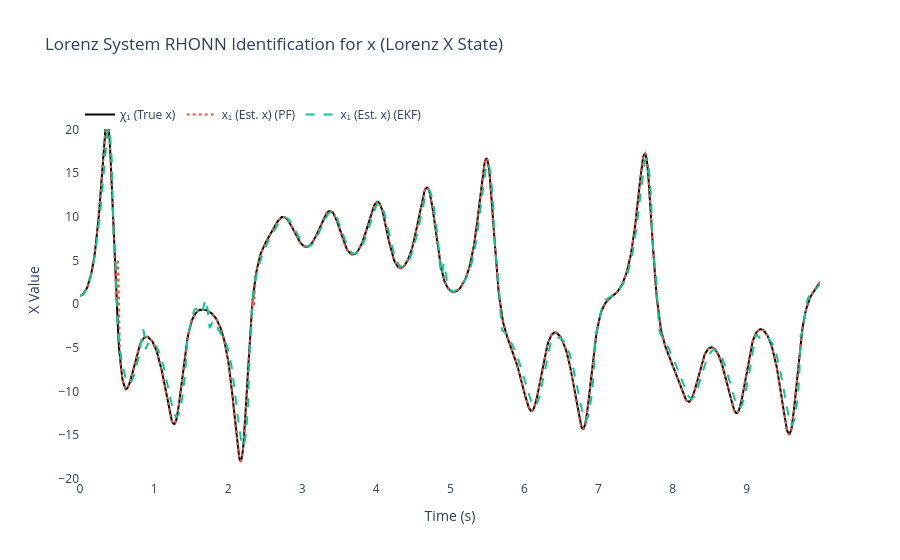
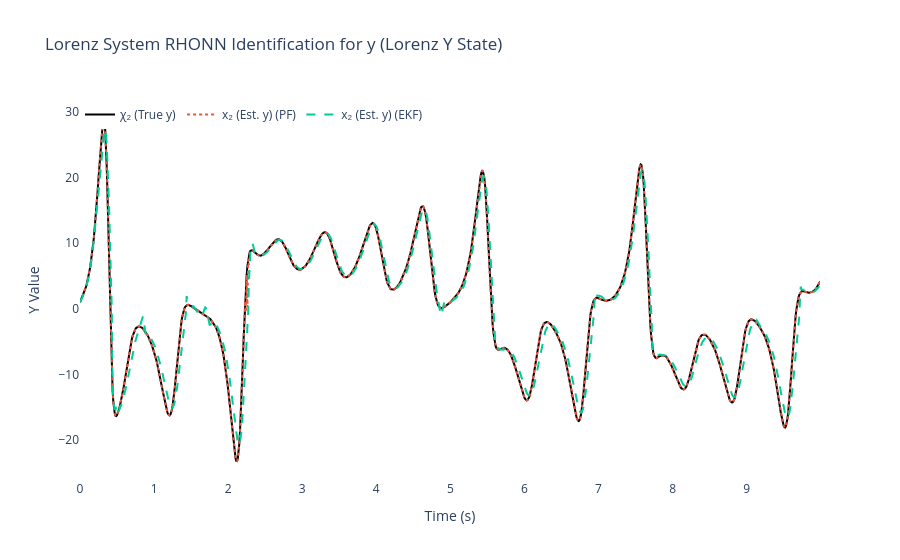
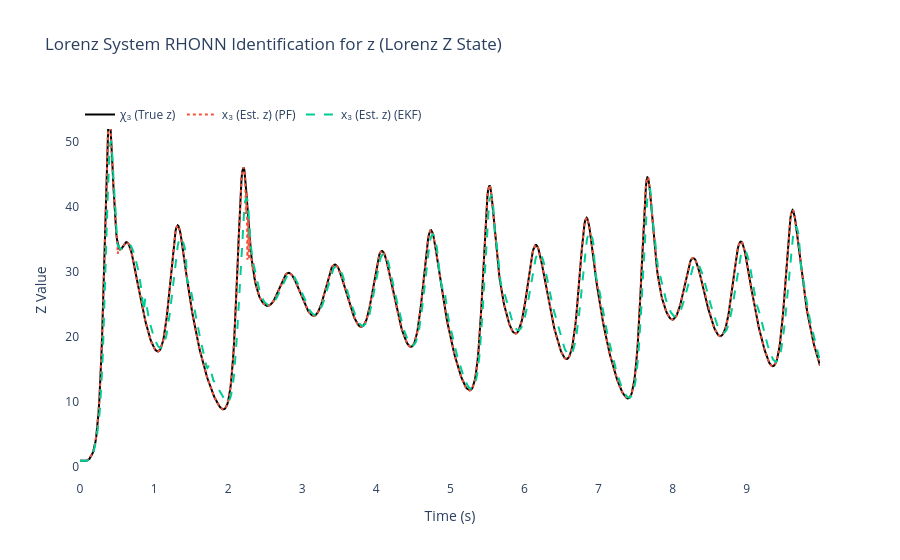
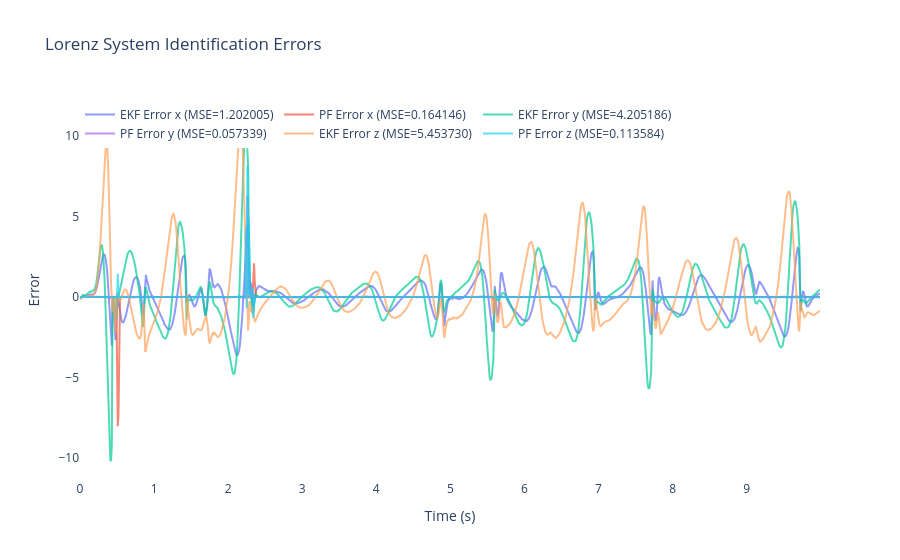

Here is the notebook cell these charts were saved with, in order:
### Code cell
# ============================================================
    # 6) Results & plots for Lorenz System
# ============================================================
mse_x1_ekf = np.mean((x_true[:, 0] - x_hat_ekf[:, 0])**2)  # x
mse_x2_ekf = np.mean((x_true[:, 1] - x_hat_ekf[:, 1])**2)  # y
mse_x3_ekf = np.mean((x_true[:, 2] - x_hat_ekf[:, 2])**2)  # z

mse_x1_pf = np.mean((x_true[:, 0] - x_hat_pf[:, 0])**2)   # x
mse_x2_pf = np.mean((x_true[:, 1] - x_hat_pf[:, 1])**2)   # y
mse_x3_pf = np.mean((x_true[:, 2] - x_hat_pf[:, 2])**2)   # z

print(f"\nFinal EKF-RHONN Weights:")
for i in range(3):
    print(f"  Neuron {i+1} (x{i+1}): {ekf_trainer.weights[i]}")

print(f"\nFinal PF-RHONN Weight Estimates:")
pf_estimates = pf_trainer.get_estimate()
for i in range(3):
    print(f"  Neuron {i+1} (x{i+1}): {pf_estimates[i]}")

print("\n--- Performance Comparison (MSE) for Lorenz System ---")
print(f"EKF MSE x1 (x):         {mse_x1_ekf:.6f}")
print(f"EKF MSE x2 (y):         {mse_x2_ekf:.6f}")
print(f"EKF MSE x3 (z):         {mse_x3_ekf:.6f}")
print(f"PF  MSE x1 (x):         {mse_x1_pf:.6f}")
print(f"PF  MSE x2 (y):         {mse_x2_pf:.6f}")
print(f"PF  MSE x3 (z):         {mse_x3_pf:.6f}")

states_info = [
    {'idx': 0, 'var': 'x', 'desc': 'Lorenz X State', 'y_label': 'X Value',
     'chi': 'χ₁ (True x)', 'x': 'x₁ (Est. x)'},
    {'idx': 1, 'var': 'y', 'desc': 'Lorenz Y State', 'y_label': 'Y Value',
     'chi': 'χ₂ (True y)', 'x': 'x₂ (Est. y)'},
    {'idx': 2, 'var': 'z', 'desc': 'Lorenz Z State', 'y_label': 'Z Value',
     'chi': 'χ₃ (True z)', 'x': 'x₃ (Est. z)'}
]

for state_info in states_info:
    i = state_info['idx']
    trace_plant = go.Scatter(x=t_history, y=x_true[:, i], mode='lines',
                            name=state_info['chi'], line=dict(color='black', width=2))
    trace_pf = go.Scatter(x=t_history, y=x_hat_pf[:, i], mode='lines',
                        name=f"{state_info['x']} (PF)", line=dict(dash='dot'))
    trace_ekf = go.Scatter(x=t_history, y=x_hat_ekf[:, i], mode='lines',
                        name=f"{state_info['x']} (EKF)", line=dict(dash='dash'))

    fig = go.Figure([trace_plant, trace_pf, trace_ekf])
    fig.update_layout(
        title=f'Lorenz System RHONN Identification for {state_info["var"]} ({state_info["desc"]})',
        xaxis_title='Time (s)',
        yaxis_title=state_info['y_label'],
        legend=dict(x=0, y=1, orientation='h'),
        font=dict(size=12),
        plot_bgcolor='white',
        paper_bgcolor='white'
    )
    fig.show()

# Errors for all three states
error_x1_ekf = x_true[:, 0] - x_hat_ekf[:, 0]
error_x2_ekf = x_true[:, 1] - x_hat_ekf[:, 1]
error_x3_ekf = x_true[:, 2] - x_hat_ekf[:, 2]

error_x1_pf = x_true[:, 0] - x_hat_pf[:, 0]
error_x2_pf = x_true[:, 1] - x_hat_pf[:, 1]
error_x3_pf = x_true[:, 2] - x_hat_pf[:, 2]

fig2 = go.Figure()
fig2.add_trace(go.Scatter(x=t_history, y=error_x1_ekf, mode='lines',
                        name=f'EKF Error x (MSE={mse_x1_ekf:.6f})', opacity=0.7))
fig2.add_trace(go.Scatter(x=t_history, y=error_x1_pf, mode='lines',
                        name=f'PF Error x (MSE={mse_x1_pf:.6f})', opacity=0.7))
fig2.add_trace(go.Scatter(x=t_history, y=error_x2_ekf, mode='lines',
                        name=f'EKF Error y (MSE={mse_x2_ekf:.6f})', opacity=0.7))
fig2.add_trace(go.Scatter(x=t_history, y=error_x2_pf, mode='lines',
                        name=f'PF Error y (MSE={mse_x2_pf:.6f})', opacity=0.7))
fig2.add_trace(go.Scatter(x=t_history, y=error_x3_ekf, mode='lines',
                        name=f'EKF Error z (MSE={mse_x3_ekf:.6f})', opacity=0.7))
fig2.add_trace(go.Scatter(x=t_history, y=error_x3_pf, mode='lines',
                        name=f'PF Error z (MSE={mse_x3_pf:.6f})', opacity=0.7))
fig2.update_layout(
    title='Lorenz System Identification Errors',
    xaxis_title='Time (s)',
    yaxis_title='Error',
    legend=dict(x=0, y=1, orientation='h'),
    font=dict(size=12),
    plot_bgcolor='white',
    paper_bgcolor='white'
)
fig2.show()

# 3D Phase space plot
fig3d = go.Figure()
fig3d.add_trace(go.Scatter3d(x=x_true[:, 0], y=x_true[:, 1], z=x_true[:, 2],
                           mode='lines', name='True Lorenz Attractor',
                           line=dict(color='black', width=3)))
fig3d.add_trace(go.Scatter3d(x=x_hat_ekf[:, 0], y=x_hat_ekf[:, 1], z=x_hat_ekf[:, 2],
                           mode='lines', name='EKF Estimation',
                           line=dict(color='red', width=2, dash='dash')))
fig3d.add_trace(go.Scatter3d(x=x_hat_pf[:, 0], y=x_hat_pf[:, 1], z=x_hat_pf[:, 2],
                           mode='lines', name='PF Estimation',
                           line=dict(color='blue', width=2, dash='dot')))
fig3d.update_layout(
    title='Lorenz System - 3D Phase Space Comparison',
    scene=dict(
        xaxis_title='X',
        yaxis_title='Y',
        zaxis_title='Z'
    ),
    font=dict(size=12)
)
fig3d.show()

### Figure 1 — Plotly figure (JSON) as saved in the notebook; plotly's stock layout.template omitted (floating-point values rounded to 4 significant figures; data arrays with more than 128 entries replaced by an {"elided": "..."} marker saying what was removed)
{"data": [{"line": {"color": "black", "width": 2}, "mode": "lines", "name": "χ₁ (True x)", "type": "scatter", "x": {"elided": "1000 float values"}, "y": {"elided": "1000 float values"}}, {"line": {"dash": "dot"}, "mode": "lines", "name": "x₁ (Est. x) (PF)", "type": "scatter", "x": {"elided": "1000 float values"}, "y": {"elided": "1000 float values"}}, {"line": {"dash": "dash"}, "mode": "lines", "name": "x₁ (Est. x) (EKF)", "type": "scatter", "x": {"elided": "1000 float values"}, "y": {"elided": "1000 float values"}}], "layout": {"font": {"size": 12}, "legend": {"orientation": "h", "x": 0, "y": 1}, "paper_bgcolor": "white", "plot_bgcolor": "white", "title": {"text": "Lorenz System RHONN Identification for x (Lorenz X State)"}, "xaxis": {"title": {"text": "Time (s)"}}, "yaxis": {"title": {"text": "X Value"}}}}

### Figure 2 — Plotly figure (JSON) as saved in the notebook; plotly's stock layout.template omitted (floating-point values rounded to 4 significant figures; data arrays with more than 128 entries replaced by an {"elided": "..."} marker saying what was removed)
{"data": [{"line": {"color": "black", "width": 2}, "mode": "lines", "name": "χ₂ (True y)", "type": "scatter", "x": {"elided": "1000 float values"}, "y": {"elided": "1000 float values"}}, {"line": {"dash": "dot"}, "mode": "lines", "name": "x₂ (Est. y) (PF)", "type": "scatter", "x": {"elided": "1000 float values"}, "y": {"elided": "1000 float values"}}, {"line": {"dash": "dash"}, "mode": "lines", "name": "x₂ (Est. y) (EKF)", "type": "scatter", "x": {"elided": "1000 float values"}, "y": {"elided": "1000 float values"}}], "layout": {"font": {"size": 12}, "legend": {"orientation": "h", "x": 0, "y": 1}, "paper_bgcolor": "white", "plot_bgcolor": "white", "title": {"text": "Lorenz System RHONN Identification for y (Lorenz Y State)"}, "xaxis": {"title": {"text": "Time (s)"}}, "yaxis": {"title": {"text": "Y Value"}}}}

### Figure 3 — Plotly figure (JSON) as saved in the notebook; plotly's stock layout.template omitted (floating-point values rounded to 4 significant figures; data arrays with more than 128 entries replaced by an {"elided": "..."} marker saying what was removed)
{"data": [{"line": {"color": "black", "width": 2}, "mode": "lines", "name": "χ₃ (True z)", "type": "scatter", "x": {"elided": "1000 float values"}, "y": {"elided": "1000 float values"}}, {"line": {"dash": "dot"}, "mode": "lines", "name": "x₃ (Est. z) (PF)", "type": "scatter", "x": {"elided": "1000 float values"}, "y": {"elided": "1000 float values"}}, {"line": {"dash": "dash"}, "mode": "lines", "name": "x₃ (Est. z) (EKF)", "type": "scatter", "x": {"elided": "1000 float values"}, "y": {"elided": "1000 float values"}}], "layout": {"font": {"size": 12}, "legend": {"orientation": "h", "x": 0, "y": 1}, "paper_bgcolor": "white", "plot_bgcolor": "white", "title": {"text": "Lorenz System RHONN Identification for z (Lorenz Z State)"}, "xaxis": {"title": {"text": "Time (s)"}}, "yaxis": {"title": {"text": "Z Value"}}}}

### Figure 4 — Plotly figure (JSON) as saved in the notebook; plotly's stock layout.template omitted (floating-point values rounded to 4 significant figures; data arrays with more than 128 entries replaced by an {"elided": "..."} marker saying what was removed)
{"data": [{"mode": "lines", "name": "EKF Error x (MSE=1.202005)", "opacity": 0.7, "type": "scatter", "x": {"elided": "1000 float values"}, "y": {"elided": "1000 float values"}}, {"mode": "lines", "name": "PF Error x (MSE=0.164146)", "opacity": 0.7, "type": "scatter", "x": {"elided": "1000 float values"}, "y": {"elided": "1000 float values"}}, {"mode": "lines", "name": "EKF Error y (MSE=4.205186)", "opacity": 0.7, "type": "scatter", "x": {"elided": "1000 float values"}, "y": {"elided": "1000 float values"}}, {"mode": "lines", "name": "PF Error y (MSE=0.057339)", "opacity": 0.7, "type": "scatter", "x": {"elided": "1000 float values"}, "y": {"elided": "1000 float values"}}, {"mode": "lines", "name": "EKF Error z (MSE=5.453730)", "opacity": 0.7, "type": "scatter", "x": {"elided": "1000 float values"}, "y": {"elided": "1000 float values"}}, {"mode": "lines", "name": "PF Error z (MSE=0.113584)", "opacity": 0.7, "type": "scatter", "x": {"elided": "1000 float values"}, "y": {"elided": "1000 float values"}}], "layout": {"font": {"size": 12}, "legend": {"orientation": "h", "x": 0, "y": 1}, "paper_bgcolor": "white", "plot_bgcolor": "white", "title": {"text": "Lorenz System Identification Errors"}, "xaxis": {"title": {"text": "Time (s)"}}, "yaxis": {"title": {"text": "Error"}}}}
